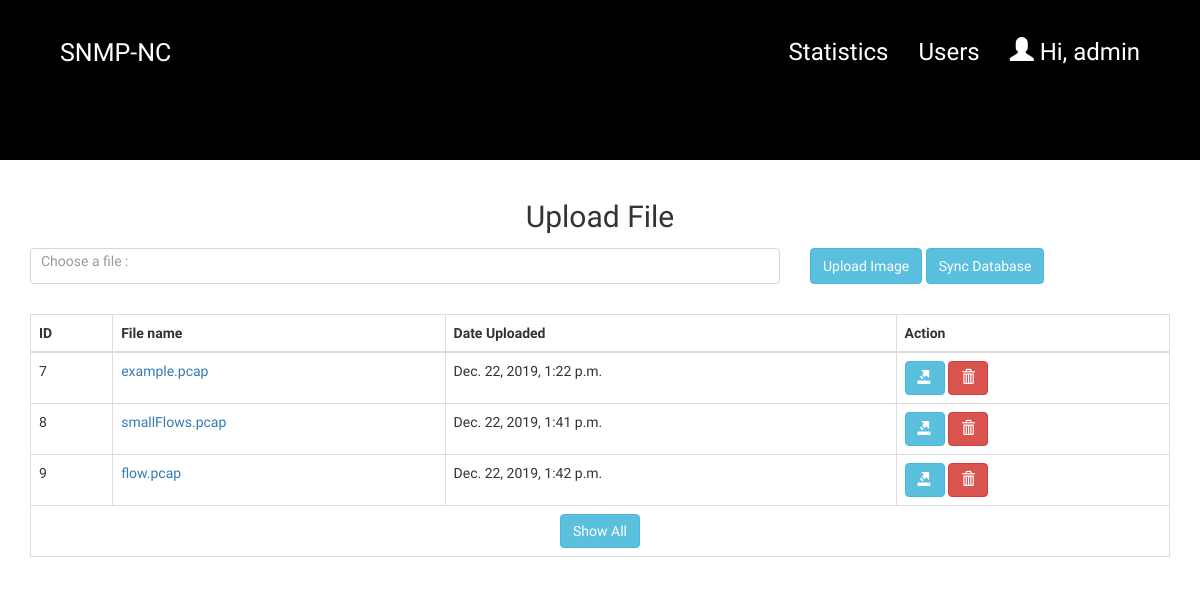
/home/upload/ (signed in), run on an earlier commit of the app's database.
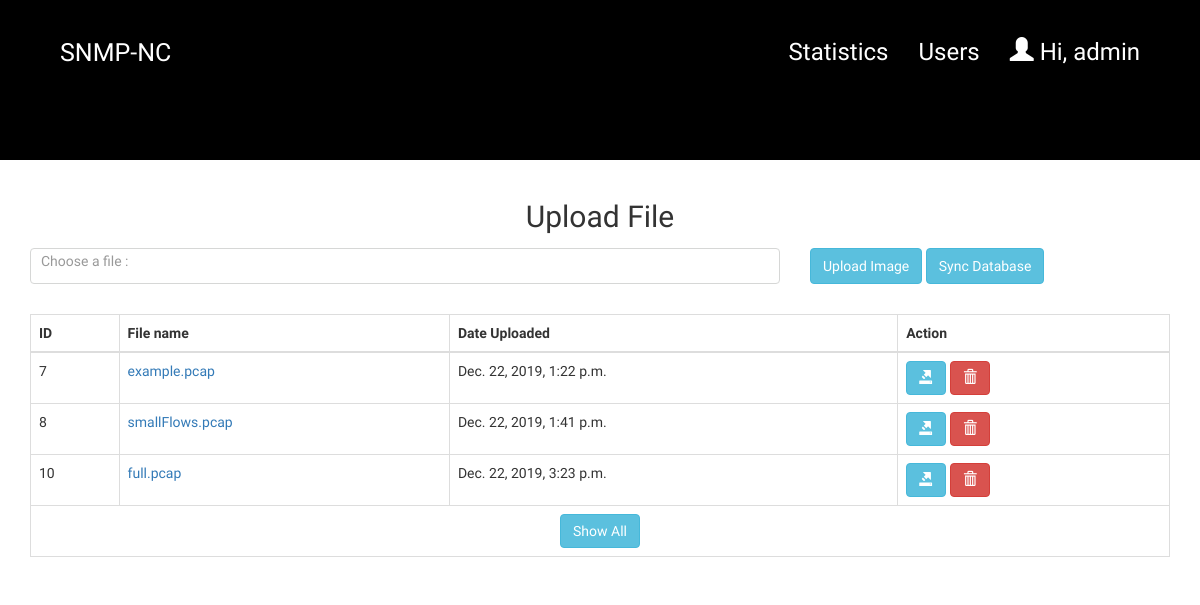
And on a later commit of the database.
### home/models.py (models this page shows)
class PCAP(models.Model):
    file_name = models.CharField(max_length=200)
    pub_date = models.DateTimeField('date published')
    json_data = models.CharField(max_length=40000, default='')

### home/views.py (the view, shortened to what this page needs)
# urls.py: path('upload/', views.pcap, name='pcap'),
@csrf_exempt
def pcap(req):
  ctx = {}
  ctx['user_data'] = auth_ctx(req)
  if ctx['user_data']:
    syncdb()
  else:
    return redirect('user_login')
  ctx['list_files'] = PCAP.objects.all()
  return render(req, 'home/upload-base.html', ctx)

### home/views.py (called while the page is built)
def auth_ctx(req):
  if req.user.is_authenticated:
    return {
      'username': req.user.username,
      'email': req.user.email,
      'is_superuser': req.user.is_superuser,
    }
  return None

def syncdb():
  for r, d, f in os.walk(UPLOAD_DIR):
    break
  for pfile in f:
    if pfile.endswith('.pcap'):
      try:
        pc = PCAP.objects.get(file_name=pfile)
      except (KeyError, PCAP.DoesNotExist):
        pc=None
      pjs = toJSON(file_name=UPLOAD_DIR + '/' + pfile, limit=-1)
      if not pc:
        pc = PCAP(file_name=pfile, pub_date=timezone.now(), json_data=pjs)
      else:
        pc.json_data=pjs
      pc.save()
      try:
        copyfile(UPLOAD_DIR + '/' + pfile, UPLOAD_TMP_DIR + '/' + pfile)
        os.remove(UPLOAD_DIR + '/' + pfile)
      except:
        return 0
  return 1

### home/templates/home/upload-base.html (shortened to what this page needs)
{% extends 'home/base.html' %}
{% load add_attr %}
{% block home %}
    <section class="minhome" style="background-color: #000;"></section>
{% endblock %}
{% block container %}
<form action="{% url 'pcap' %}" method="post" enctype="multipart/form-data" class="container">
    <h2 class="form-group text-center">Upload File</h2>
    <div class="row form-group">
        <div class="col-xs-12 col-md-8">
            <span class="control-fileupload form-group">
              <label for="fileInput">Choose a file :</label>
            </span>
        </div>
        <div class="col-xs-12 col-md-4" style="height: 36px;">
            <input type="submit" class="btn btn-info" value="Upload Image" name="submit" style="height: 100%;">
            <input type="submit" class="btn btn-info" value="Sync Database" name="syncdb" style="height: 100%;">
        </div>
    </div>
    <div class="row">
        <div class="col-xs-12">
           <table class="table table-bordered table-responsive">
        <thead>
        <tr>
            <th>ID</th>
            <th>File name</th>
            <th>Date Uploaded</th>
            <th>Action</th>
        </tr>
        </thead>
        <tbody>
        {% for lf in list_files %}
        <tr>
            <td>{{ lf.id }}</td>
            <td><a href="{% url 'pcap-info' lf.id %}">{{ lf.file_name }}</a></td>
            <td>{{ lf.pub_date }}</td>
            <td>
            <a class="btn btn-info" href="{% url 'pcap-data' lf.id %}">
                <i class="glyphicon glyphicon-export"></i>
            </a>
            {% if  user_data.is_superuser %}
                <button class="btn btn-danger" name="delete_file" value="{{ lf.id }}">
                    <i class="glyphicon glyphicon-trash"></i>
                </button>
            {% endif %}
            </td>
        </tr>
        {% empty %}
            <td colspan="4" class="text-center"><span>Empty!!!</span></td>
        {% endfor %}
        {% if list_files %}
        <tr>
            <td colspan="4" class="text-center">
                <a class="btn btn-info" href="{% url 'pcap-all' %}">
                    Show All
                </a>
            </td>
        </tr>
        {% endif %}
        </tbody>
    </table>
        </div>
    </div>
</form>
{% endblock %}

What changed in the data, as far as the page shows it:
removed PCAP: id "9", file_name "flow.pcap", pub_date "Dec. 22, 2019, 1:42 p.m."
added PCAP: id "10", file_name "full.pcap", pub_date "Dec. 22, 2019, 3:23 p.m."
